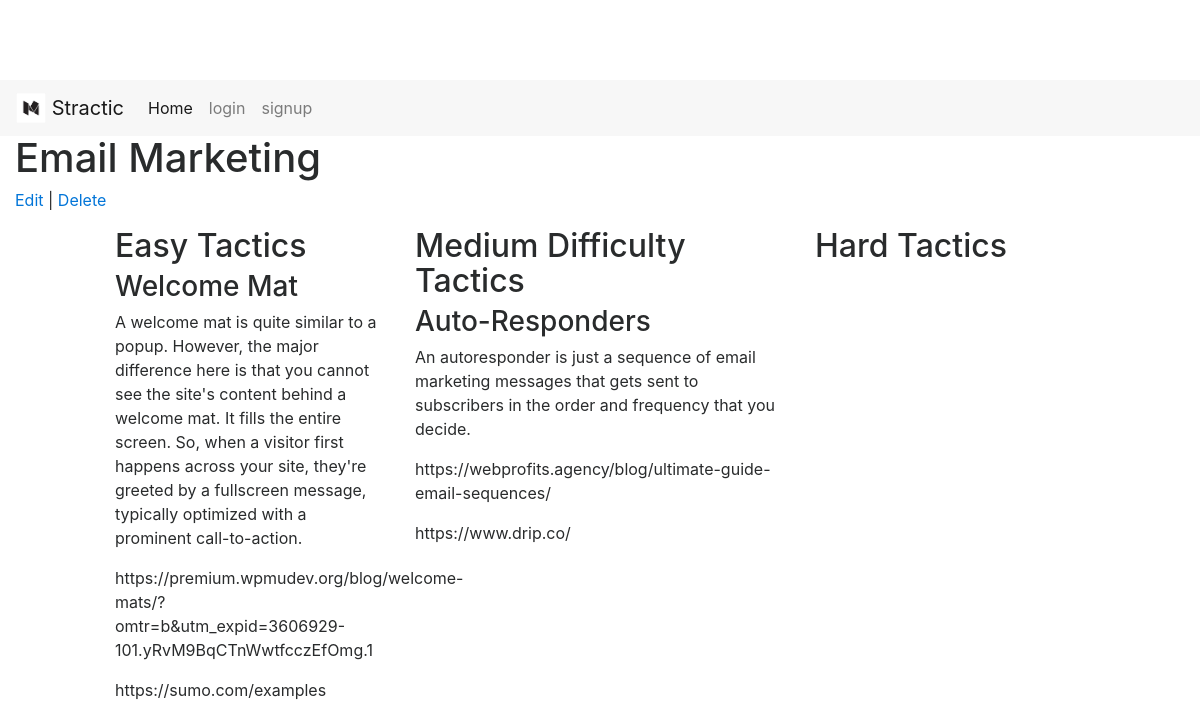
The page /strategy/1/tactic/ on the database as committed earlier.
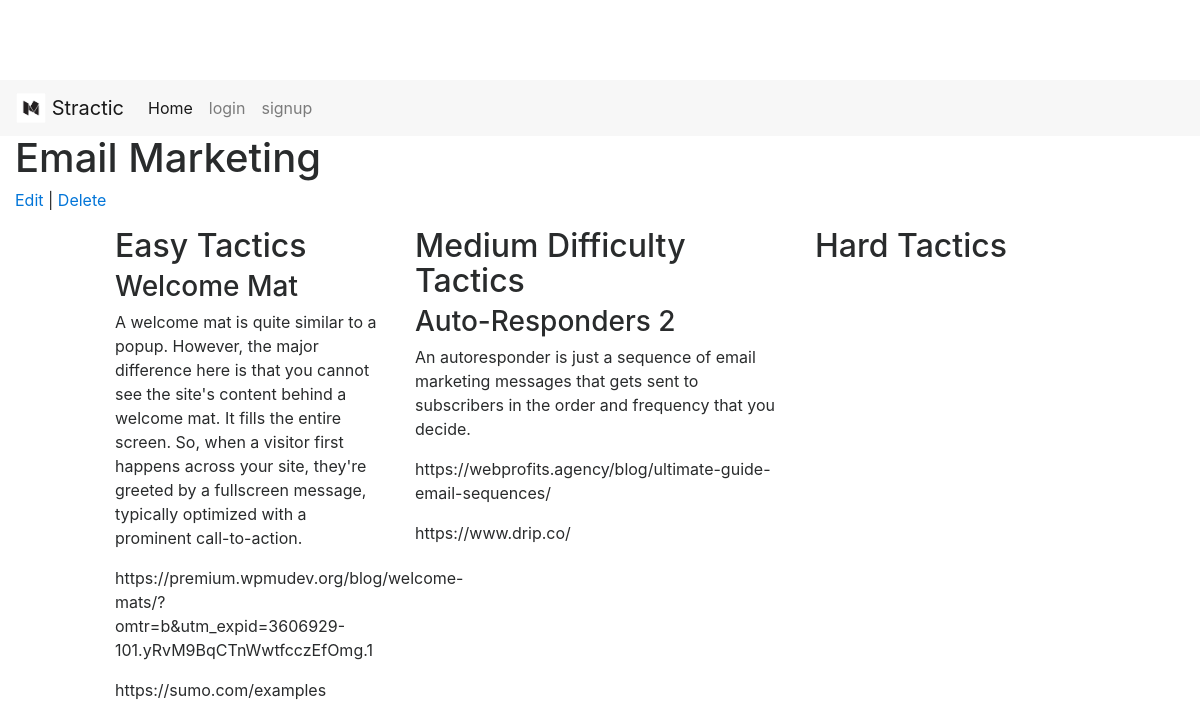
The same page on the database as committed later.
### database_setup.py (models this page shows, shortened)
class Strategy(Base):
  __tablename__ = 'strategy'
  id = Column(Integer, primary_key=True)
  user_id = Column(Integer, ForeignKey('user.id'))
  user = relationship(User)
  name = Column(String(250), nullable=False)

class Tactic(Base):
  __tablename__ = 'tactic'
  id = Column(Integer, primary_key=True)
  strategy_id = Column(Integer, ForeignKey('strategy.id'))
  strategy = relationship(Strategy)
  user_id = Column(Integer, ForeignKey('user.id'))
  user = relationship(User)
  name = Column(String(100), nullable=False)
  description = Column(Text)
  difficulty = Column(String(50))
  resource_link = Column(String(500))
  tool_link = Column(String(500))

### project.py (the view)
@app.route('/strategy/<int:strategy_id>/')
@app.route('/strategy/<int:strategy_id>/tactic/')
def showTactic(strategy_id):
    strategy = session.query(Strategy).filter_by(id=strategy_id).one()
    tactics = session.query(Tactic).filter_by(
        strategy_id=strategy_id).all()
    return render_template('tactic.html', tactics=tactics, strategy=strategy)

### templates/tactic.html (shortened to what this page needs)
{% extends "base.html" %}
{% block content %}
	<div class="row">
		<div class="col-md-12">
			<h1>{{ strategy.name }}
			</h1>
		</div>
	</div>
	<div class="row">
		<div class="col-md-12">
					<p><a href = "{{url_for('editStrategy', strategy_id = strategy.id)}}">Edit</a> |
					<a href = "{{url_for('deleteStrategy', strategy_id = strategy.id)}}">Delete</a></p>
		</div>
	</div>
	{% if tactics !=[] %}
		<div class="row">
			<div class="col-md-1"></div>
			<div class="col-md-3">
				<h2>Easy Tactics</h2>
					{% for t in tactics %}
						{% if t.difficulty == 'Easy' %}
							<div class="menu-item">
								<h3>{{t.name}}</h3>
								<p>{{t.description}}</p>
								<p class="menu-price">{{t.resource_link}}</p>
							<p class="menu-price">{{t.tool_link}}</p>
							</div>
						{% endif %}
					{% endfor %}
			</div>
			<div class="col-md-4">
				<h2>Medium Difficulty Tactics</h2>
					{% for t in tactics %}
						{% if t.difficulty == 'Medium' %}
						<div class="menu-item">
							<h3>{{t.name}}</h3>
							<p>{{t.description}}</p>
							<p class="menu-price">{{t.resource_link}}</p>
							<p class="menu-price">{{t.tool_link}}</p>
						</div>
						{% endif %}
					{% endfor %}
			</div>
			<div class="col-md-3">
				<h2>Hard Tactics</h2>
			</div>
			<div class="col-md-1"></div>
		</div>
	{% endif %}
{% endblock %}

### templates/base.html (shortened to what this page needs)
<!DOCTYPE html>
<html lang="en">
  <head>
        <link href="{{ url_for('static', filename='css/bootstrap.min.css') }}" rel="stylesheet">
    <link href="{{ url_for('static', filename='css/style.css') }}" rel="stylesheet">
</head>
<body>
    <nav class="navbar navbar-toggleable-md navbar-light bg-faded">
        <a class="navbar-brand" href="#">
          <img src="/static/img/logo.png" width="30" height="30" class="d-inline-block align-top" alt="">
          Stractic
        </a>
      <div class="collapse navbar-collapse" id="navbarsExampleDefault">
        <ul class="navbar-nav mr-auto">
          <li class="nav-item active">
            <a class="nav-link" href="/">Home</a>
          </li>
          <li class="nav-item">
          {% if username %}
            <li><a class="nav-link" href="new_post"> New Strategy Category</a></li>
            <li><a class="nav-link" href="new_post"> New Tactic</a></li>
            <li><a class="nav-link" href="/logout">logout</a></li>
          {% else %}
            <li><a class="nav-link" href="/login">login</a></li>
            <li><a class="nav-link" href="/signup">signup</a></li>
          {% endif %}
          </li>
        </ul>
      </div>
    </nav>
  <div class="container-fluid">
        {% block content %}
        {% endblock %}
  </div>
  </body>
</html>

### static/css/style.css (style rules this page uses)
body { padding-top: 5rem; }

Rows that differ between the two databases and show on the page:
changed Tactic "https://webprofits.agency/blog/ultimate-guide-email-sequences/": name "Auto-Responders" → "Auto-Responders 2"
